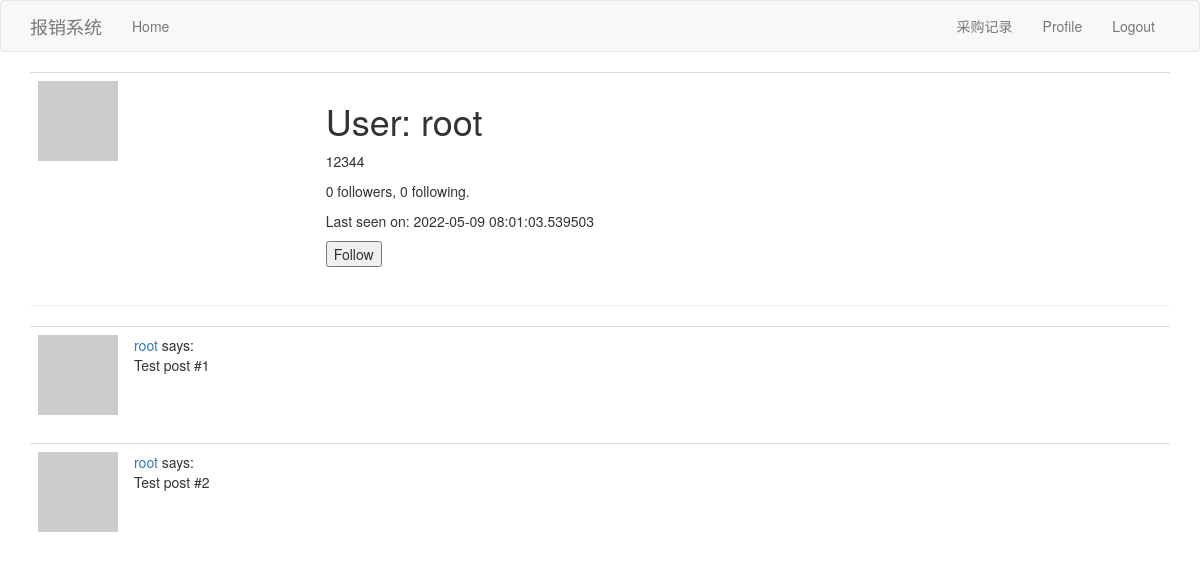
The page /user/root (signed in) on the database its author committed.
### app/models.py (models this page shows, shortened)
class User(UserMixin,db.Model):
    id = db.Column(db.Integer, primary_key=True)
    username = db.Column(db.String(64), index=True, unique=True)
    email = db.Column(db.String(120), index=True, unique=True)
    password_hash = db.Column(db.String(128))
    about_me = db.Column(db.String(140))
    last_seen = db.Column(db.DateTime, default=datetime.utcnow)
    followed = db.relationship(
        'User', secondary=followers,
        primaryjoin=(followers.c.follower_id == id),
        secondaryjoin=(followers.c.followed_id == id),
        backref=db.backref('followers', lazy='dynamic'), lazy='dynamic')
    posts = db.relationship('Post', backref='author', lazy='dynamic')
    def avatar(self, size):
        digest = md5(self.email.lower().encode('utf-8')).hexdigest()
        return 'https://www.gravatar.com/avatar/{}?d=identicon&s={}'.format(
            digest, size)
    def is_following(self, user):
        return self.followed.filter(
            followers.c.followed_id == user.id).count() > 0

### app/routes.py (the view)
@app.route('/user/<username>')
@login_required
def user(username):
    user = User.query.filter_by(username=username).first_or_404()
    posts = [
        {'author': user, 'body': 'Test post #1'},
        {'author': user, 'body': 'Test post #2'}
    ]
    form = EmptyForm()
    return render_template('user.html', user=user, posts=posts, form=form)

### app/forms.py
class EmptyForm(FlaskForm):
    submit = SubmitField('Submit')

### app/models.py (called while the page is built)
@login.user_loader
def load_user(id):
    return User.query.get(int(id))

### app/routes.py (called while the page is built)
@app.before_request
def before_request():
    if current_user.is_authenticated:
        current_user.last_seen = datetime.utcnow()
        db.session.commit()

### app/templates/user.html (shortened to what this page needs)
{% extends "base.html" %}
{% block app_content  %}
    <table class="table table-hover">
        <tr valign="top">
            <td><img src="{{ user.avatar(128) }}"></td>
            <td>
                <h1>User: {{ user.username }}</h1>
                {% if user.about_me %}<p>{{ user.about_me }}</p>{% endif %}
                <p>{{ user.followers.count() }} followers, {{ user.followed.count() }} following.</p>
                {% if user.last_seen %}<p>Last seen on: {{ user.last_seen }}</p>{% endif %}
                {% if user == current_user %}
                <p><a href="{{ url_for('edit_profile') }}">Edit your profile</a></p>
                {% elif not current_user.is_following(user) %}
                <p>
                    <form action="{{ url_for('follow', username=user.username) }}" method="post">
                        {{ form.submit(value='Follow') }}
                    </form>
                </p>
                {% endif %}
            </td>
        </tr>
    </table>
    <hr>
    {% for post in posts %}
        {% include '_post.html' %}
    {% endfor %}
{% endblock %}

### app/templates/base.html (shortened to what this page needs)
  {% extends 'bootstrap/base.html' %}
 {% block navbar %}
    <nav class="navbar navbar-default">
        <div class="container">
            <div class="navbar-header">
                <a class="navbar-brand" href="{{ url_for('index') }}">报销系统</a>
            </div>
            <div class="collapse navbar-collapse" id="bs-example-navbar-collapse-1">
                <ul class="nav navbar-nav">
                    <li><a href="{{ url_for('index') }}">Home</a></li>
                </ul>
                <ul class="nav navbar-nav navbar-right">
                    {% if current_user.is_anonymous %}
                    <li><a href="{{ url_for('login') }}">Login</a></li>
                    {% else %}
                    <li><a href="{{ url_for('reimbursement') }}">采购记录</a></li>
                    <li><a href="{{ url_for('user', username=current_user.username) }}">Profile</a></li>
                    <li><a href="{{ url_for('logout') }}">Logout</a></li>
                    {% endif %}
                </ul>
            </div>
        </div>
          </nav>
        {% endblock %}
        {% block content %}
            <div class="container">
        {% block app_content %}{% endblock %}
    </div>
{% endblock %}

### app/templates/_post.html
<table class="table table-hover">
        <tr>
            <td width="70px">
                <a href="{{ url_for('user', username=post.author.username) }}">
                    <img src="{{ post.author.avatar(70) }}" />
                </a>
            </td>
            <td>
                <a href="{{ url_for('user', username=post.author.username) }}">
                    {{ post.author.username }}
                </a>
                says:
                <br>
                {{ post.body }}
            </td>
    </tr>
</table>

### rows shown on the page
User: username "root", about_me "12344", last_seen "2022-05-09 08:01:03.539503", author.username "root" "root"

### other values the page prints
{{ user.followers.count() }} "0"
{{ user.followed.count() }} "0"
{{ post.body }} "Test post #1" "Test post #2"
